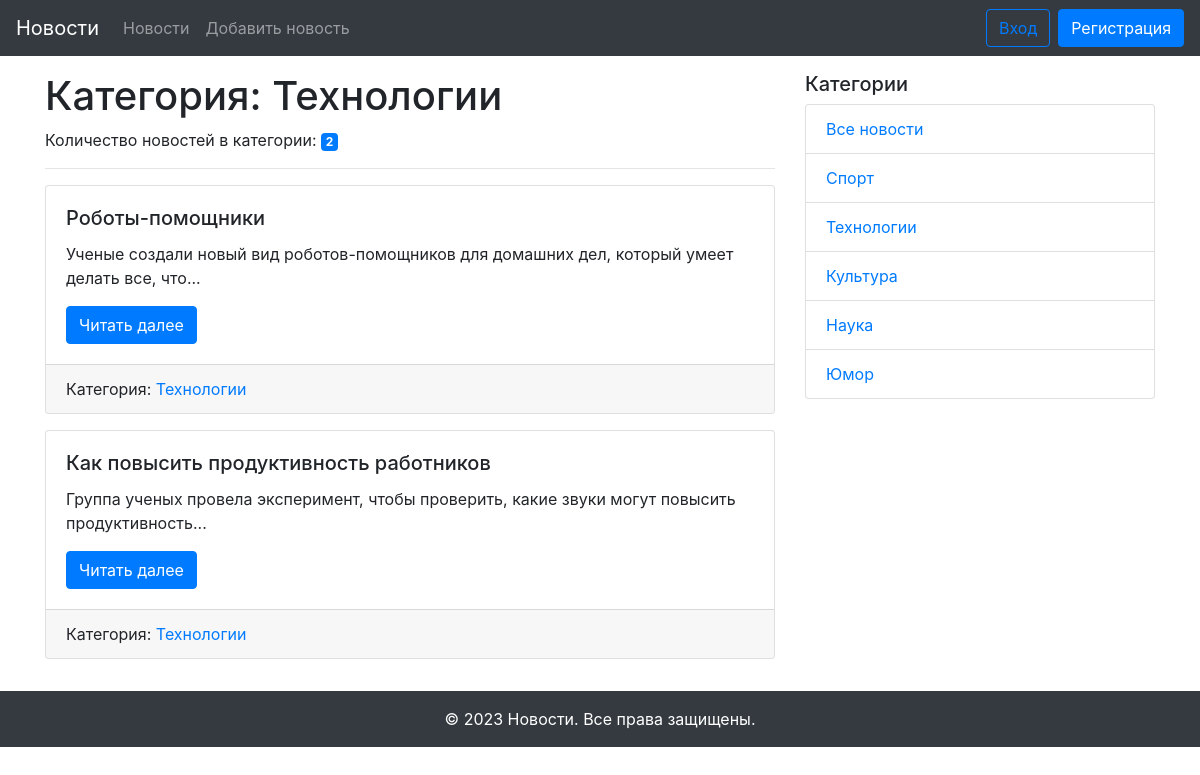
Page /category/2 on the committed database.
### models.py (models this page shows, shortened)
class Category(db.Model):
    id = db.Column(db.Integer, primary_key=True)
    title = db.Column(db.String(255), nullable=False)
    news = db.relationship('News', back_populates='category')

class News(db.Model):
    id = db.Column(db.Integer, primary_key=True)
    title = db.Column(db.String(255), nullable=False, unique=True)
    text = db.Column(db.Text, nullable=False)
    created_date = db.Column(db.Date, default=datetime.now())
    category_id = db.Column(db.Integer, db.ForeignKey('category.id'))  # nullable=False
    category = db.relationship('Category', back_populates='news')
    user_id = db.Column(db.Integer, db.ForeignKey('user.id'))
    user = db.relationship('User', back_populates='news')

### views.py (the view)
@app.route('/category/<int:id>')
def news_in_category(id):
    category = Category.query.get(id)
    news = category.news
    category_name = category.title
    categories = Category.query.all()
    return render_template('category.html', news=news, category_name=category_name, categories=categories)

### templates/category.html (shortened to what this page needs)
{% extends "base.html" %}
{% block content %}
  <h1>Категория: {{ category_name }}</h1>
  <p>Количество новостей в категории: <span class="badge badge-primary">{{ news|length }}</span></p>
  <hr>
  {% for news in news %}
  <div class="card mb-3">
    <div class="card-body">
      <h5 class="card-title">{{ news.title }}</h5>
      <p class="card-text">{{ news.text|truncate(100) }}</p>
      <a href="{{ url_for('news_detail', news_id=news.id) }}" class="btn btn-primary">Читать далее</a>
    </div>
    <div class="card-footer">
      {% if news.category %}
        <span class="card-link">Категория: <a href="{{ url_for('news_in_category', id=news.category.id) }}">{{ news.category.title }}</a></span>
      {% endif %}
    </div>
  </div>
  {% else %}
  <p class="card-text">Новостей пока нет!</p>
  {% endfor %}
{% endblock content %}

### templates/base.html (shortened to what this page needs)
<!DOCTYPE html>
<html lang="ru">
<head>
  <link rel="stylesheet" href="{{ url_for('static', filename='css/bootstrap.min.css') }}">
</head>
<body>
  <div id="wrapper">
    {% include "navigation.html" %}
    <div class="container my-3">
      <div class="row">
        <div class="col-md-8">
          {% block content %}{% endblock content %}
        </div>
        {% include "side_navigation.html" %}
      </div>
    </div>
    {% include "footer.html" %}
  </div>
</body>
</html>

### templates/navigation.html (shortened to what this page needs)
<nav class="navbar navbar-expand-md navbar-dark bg-dark">
  <a class="navbar-brand" href="{{ url_for('home_page') }}">Новости</a>
  <div class="collapse navbar-collapse" id="navbarNav">
    <ul class="navbar-nav">
      <li class="nav-item {% if request.endpoint == 'home_page' %}active{% endif %}">
        <a class="nav-link" href="{{ url_for('home_page') }}">Новости</a>
      </li>
      <li class="nav-item {% if request.endpoint == 'add_news' %}active{% endif %}">
        <a class="nav-link" href="{{ url_for('add_news') }}">Добавить новость</a>
      </li>
    </ul>
  </div>
  {% if not current_user.is_authenticated %}
    <a class="btn btn-outline-primary mr-2" href="{{ url_for('login') }}">Bход</a>
    <a class="btn btn-primary" href="{{ url_for('registration') }}">Регистрация</a>
  {% else %}
    <span class="navbar-text">Пользователь: {{ current_user.name }}</span>
    <a class="btn btn-primary" href="{{ url_for('logout') }}">Выход</a>
  {% endif %}
</nav>

### templates/side_navigation.html
<div class="col-md-4">
  <h5>Категории</h5>
  <ul class="list-group">
    <li class="list-group-item"><a href="{{ url_for('home_page') }}">Все новости</a></li>
    {% for category in categories %}
      <li class="list-group-item"><a href="{{ url_for('news_in_category', id=category.id) }}">{{ category.title }}</a></li>
    {% endfor %}
  </ul>
</div>

### templates/footer.html
<footer id="footer" class="bg-dark text-white text-center py-3">
  &copy; 2023 Новости. Все права защищены.
</footer>

### rows in the picture
Category: title "Технологии"
News: title "Роботы-помощники", text "Ученые создали новый вид роботов-помощников для домашних дел, который умеет делать все, что...", category "Технологии"
News: title "Как повысить продуктивность работников", text "Группа ученых провела эксперимент, чтобы проверить, какие звуки могут повысить продуктивность...", category "Технологии"
Category: title "Спорт"
Category: title "Культура"
Category: title "Наука"
Category: title "Юмор"

### other values in the picture
{{ news|length }} "2"
